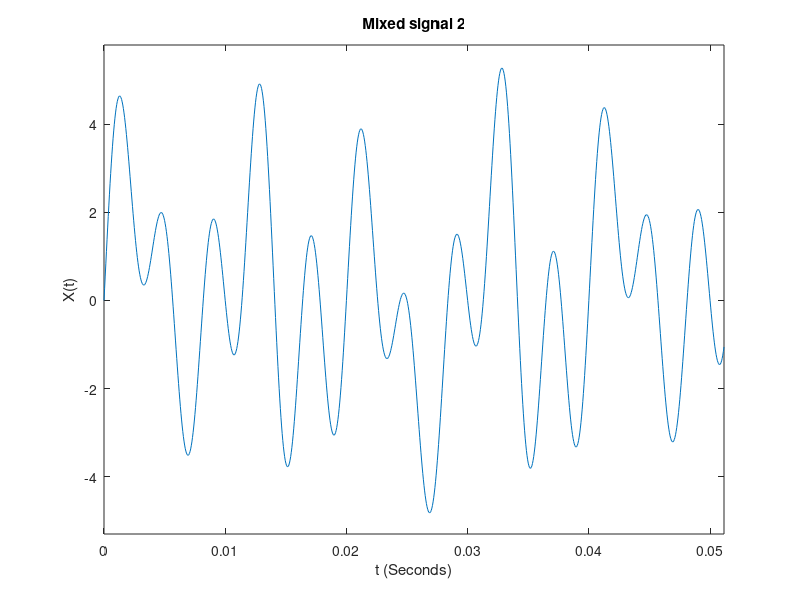
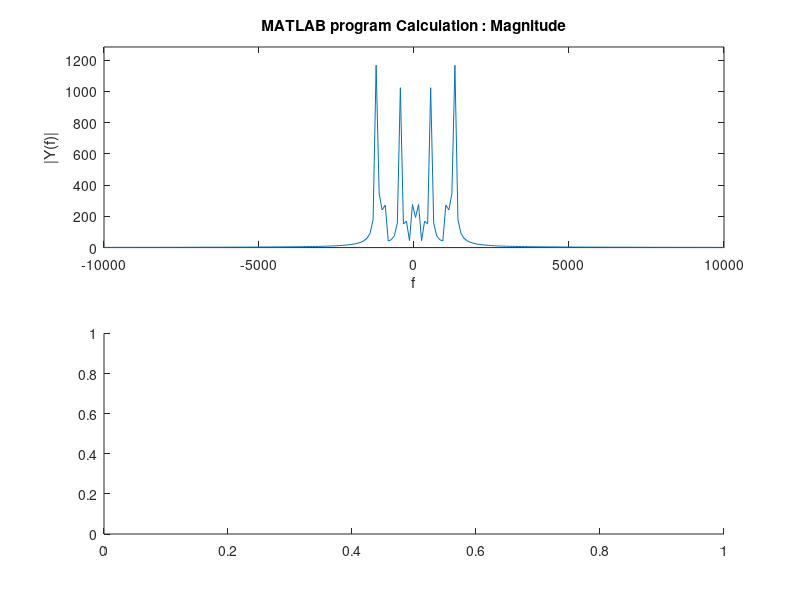

Recreate these plots in MATLAB, in order. (Note: this script raises an error after producing the figures.)


%%%%%%%%%%%%%%%%%%%%%%%%%%%%%%%%%%%%%%%%%%%%%%%%%%%%%%%%%%%%%%%%%%%%%%%%%%%
%%%%%%%%%%%%%%%%%%%%%%%%%%%%%%% SECTION 1 %%%%%%%%%%%%%%%%%%%%%%%%%%%%%%%%%
%%%%%%%%%%%%%%%%%%%%%%%%%%%%%%%%%%%%%%%%%%%%%%%%%%%%%%%%%%%%%%%%%%%%%%%%%%%
clc
clear all
close all

Fs = 1e5;              % Sampling frequency                    
T = 1/Fs;              % Sampling period       
L = 2^10;            % Length of signal
t = (0:L-1)*(5*T);     % Time vector
f = linspace(-Fs/2,Fs/2,L);

%Choose for sig a value between [1, 7]
sig = 7;
switch sig
    case 1
        signal_title = 'Signal with one signusoid and random noise';
        S = 0.7*sin(2*pi*50*t); 
        X = S + 2*randn(size(t));         
    case 2
        signal_title = 'Sinusoids with Random Noise';
        S = 0.7*sin(2*pi*50*t) + sin(2*pi*120*t); 
        X = S + 2*randn(size(t));         
    case 3
        signal_title = 'Single sinusoids';
        X = sin(2*pi*t);         
    case 4
        signal_title = 'Summation of two sinusoids';
        X = sin(2*pi*t) + cos(2*pi*t);     
    case 5
        signal_title = 'Single Sinusoids with Exponent';
        X = sin(2*pi*10*t).*exp(-abs(t));  
    case 6
        signal_title = 'Mixed signal 1';
        X = sin(2*pi*10*t).*exp(-t)+sin(2*pi*t)+7*sin(2*pi*+5*t)+7*cos(2*pi*+20*t)+5*sin(2*pi*+50*t);
    case 7
        signal_title = 'Mixed signal 2';
        X = 2*sin(2*pi*100*t).*exp(-t)+2.5*sin(2*pi*+250*t)+sin(2*pi*+50*t).*cos(2*pi*+20*t)+1.5*sin(2*pi*+50*t).*sin(2*pi*+150*t);
end


plot(t(1:end),X(1:end))
title(signal_title)
axis([min(t) max(t) 1.1*min(X) 1.1*max(X)]);
xlabel('t (Seconds)')
ylabel('X(t)')

% dlmwrite will generate text file which represents the time domain signal.
%dlmwrite('time_function.txt', X, 'delimiter','\t');
fid=fopen('time_function.txt','w');
b=fprintf(fid,'%0.15f\n',X); % 15-Digit accuracy
fclose(fid);


tic
fy =fft(X);
toc
fy = fftshift(fy);
figure(2);
subplot(2,1,1)
plot(f,abs(fy));
axis([-Fs/(2*5) Fs/(2*5) 0 1.1*max(abs(fy))]);
xlabel('f');
ylabel('|Y(f)|');
title('MATLAB program Calculation : Magnitude');

subplot(2,1,2)
plot(f,phase(fy));
xlim([-Fs/(2*5) Fs/(2*5)]);
xlabel('f');
ylabel('phase(Y(f))');
title('MATLAB program Calculation : Phase');

%%
%%%%%%%%%%%%%%%%%%%%%%%%%%%%%%%%%%%%%%%%%%%%%%%%%%%%%%%%%%%%%%%%%%%%%%%%%%%
%%%%%%%%%%%%%%%%%%%%%%%%%%%%%%% SECTION 2 %%%%%%%%%%%%%%%%%%%%%%%%%%%%%%%%%
%%%%%%%%%%%%%%%%%%%%%%%%%%%%%%%%%%%%%%%%%%%%%%%%%%%%%%%%%%%%%%%%%%%%%%%%%%%
% Read C++ transformed data file
fullData = load('frequency_function.txt');
A=1;
B=A+1;
l=1;
Z=zeros(length(fullData)/2,1);
while (l<=length(Z))
Z(l) = fullData(A)+fullData(B)*1i;
A = A+2;
B = B+2;
l=l+1;
end

% Comparsion of the MATLAB and C++ fft calculation.
figure;
subplot(2,1,1)
plot(f,abs(fftshift(fft(X))))
hold on
%Multiplied by sqrt(n) to verify our C++ code with  MATLAB implemenrtation.
plot(f,(sqrt(length(Z))*abs(fftshift(Z))), '--o')
axis([-Fs/(2*5) Fs/(2*5) 0 1.1*max(abs(fy))]);
xlabel('f');
title('Main reference for Magnitude')
legend('MATLAB','C++')

subplot(2,1,2)
plot(f,phase(fftshift(fft(X))))
hold on
plot(f,phase(fftshift(Z)),'--o')
xlim([-Fs/(2*5) Fs/(2*5)])
title('Main reference for Phase')
xlabel('f');
legend('MATLAB','C++')

% IFFT test comparision Plot
% figure; plot(X); hold on; plot(real(Z),'--o');
